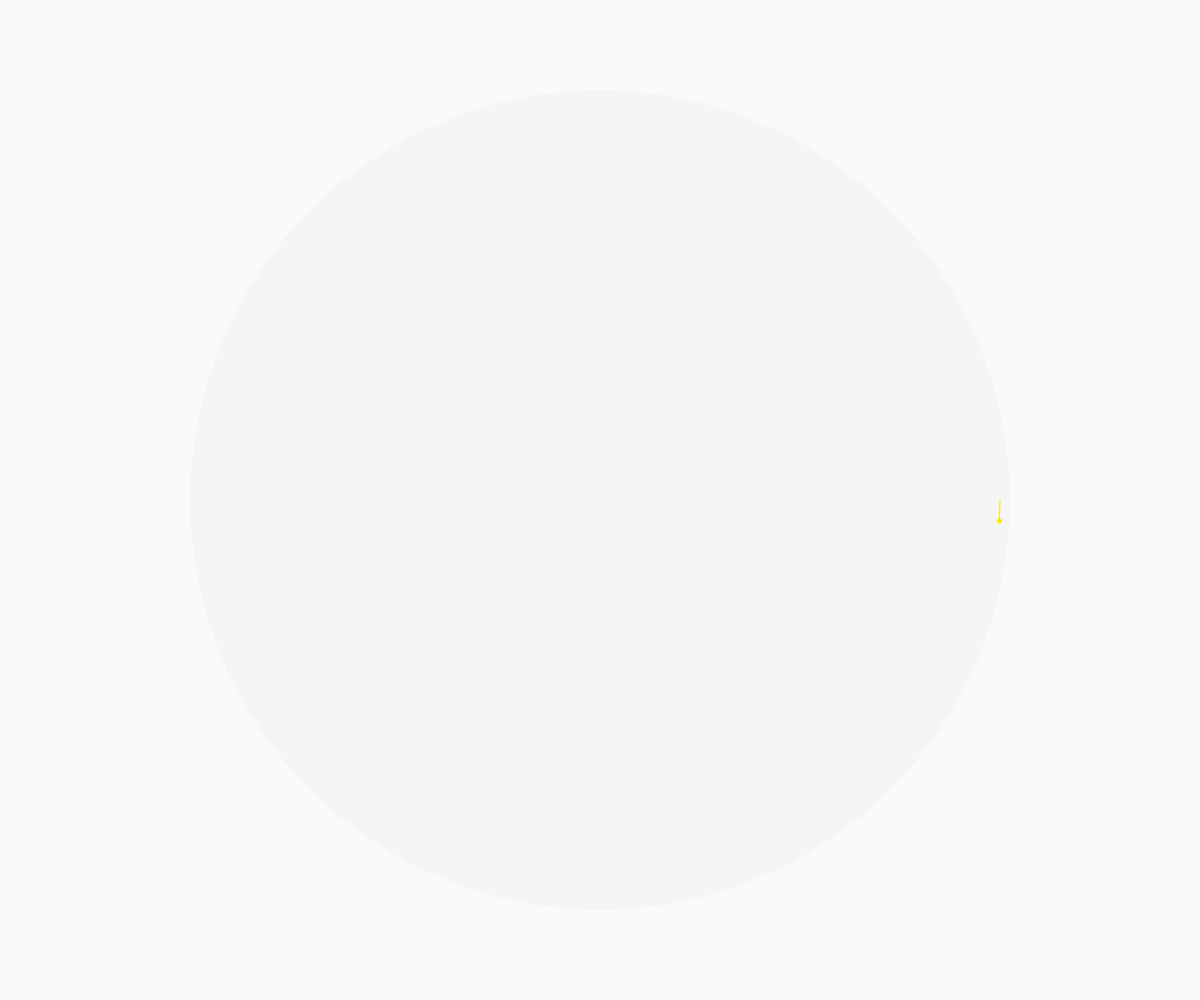
Frame 1 (no input)
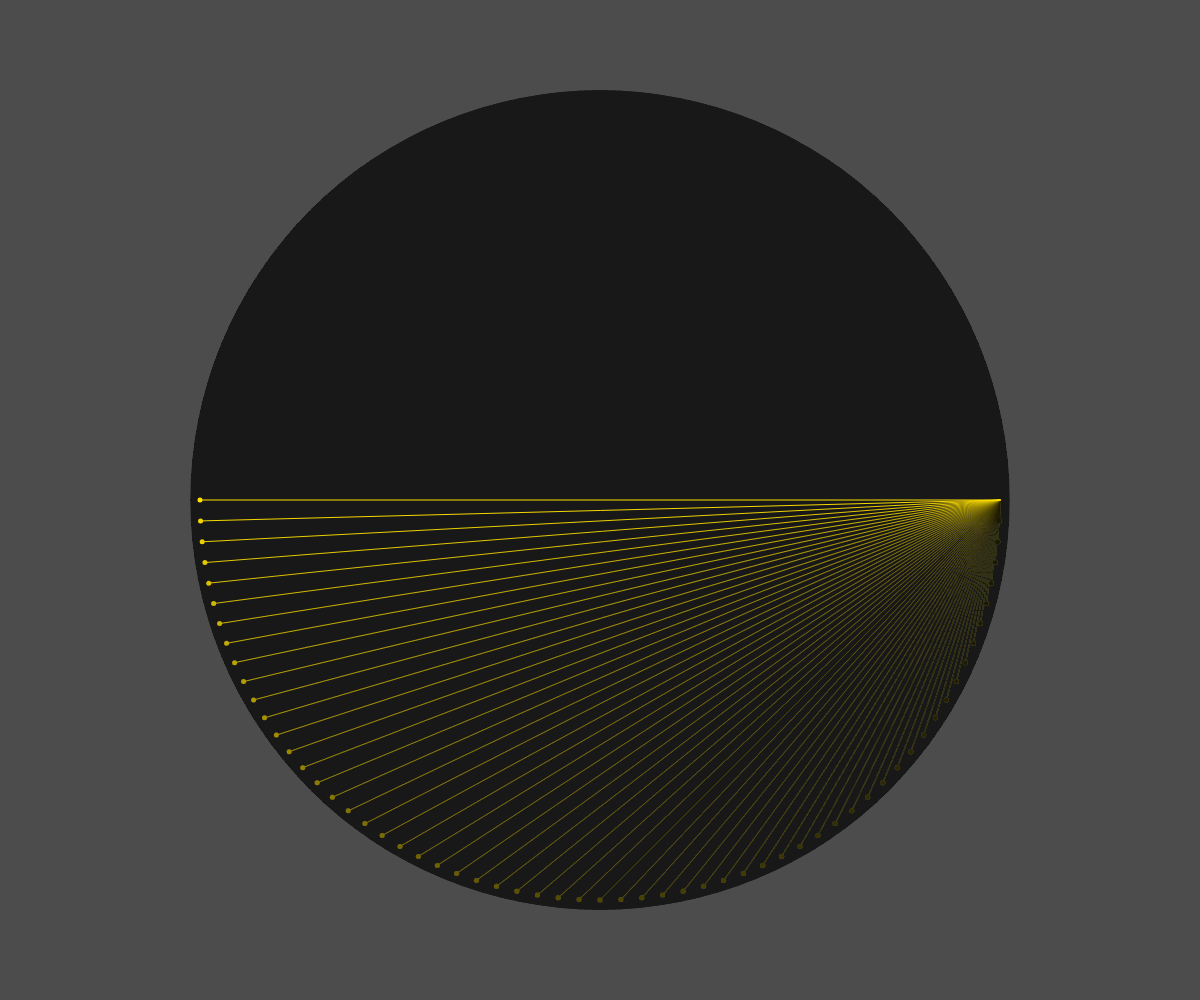
Frame 60 (no input)
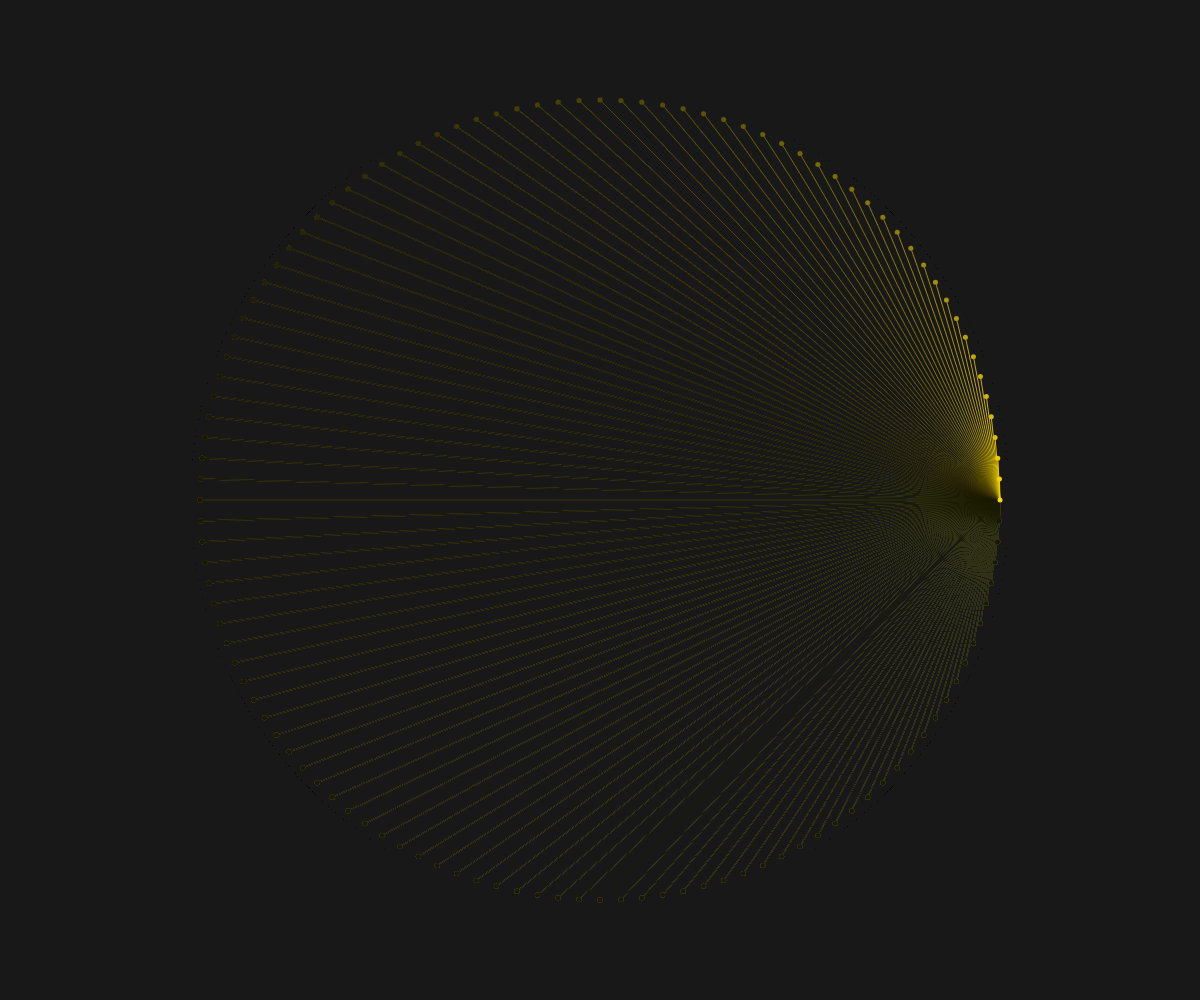
Frame 120 (the mouse pressed at the canvas centre since frame 60)

The p5.js sketch that drew these frames (run headless with seeded random() and noise() and a simulated clock; from frame 60 on, the mouse is pressed at the canvas centre):

// p5.js sketch
// ── sketch.js
function windowResized() {
  resizeCanvas(windowWidth, windowHeight);
}

function setup() {
  createCanvas(windowWidth,windowHeight);
  angleMode(DEGREES);
  frameRate(30);


}

// [...] Do not forget what comes before the draw()

function draw() {

  //TRANSPARENT BACKGROUND
    background(000,0,0,5);

//LINES 1
        //THE TRANSLATE BELOW CENTERS EVERYTHING
        push();
        translate(width/2,height/2);

        //rotate(frameCount*3);
        noStroke();
        fill(lerpColor(color(20,20,20,5), color(35,35,35,5),frameCount/60));
        ellipse(0,0,width/1.5+20,width/1.5+20);


        //LINHAS
        stroke(lerpColor(color('#ffe500'), color('#ffae00'),frameCount/600));
        line(width/3,0,(cos (frameCount*3)*width/3),(sin (frameCount*3)*width/3));

//ELIPSE TOP


        if (frameCount == 1200) {
        ;
          pop();
        }

//ELLIPSE TRAVELLER

noStroke();
fill(lerpColor(color('#ffe500'), color('#ffae00'),frameCount/600));
ellipse((cos (frameCount*3)*width/3),(sin (frameCount*3)*width/3),5,5);


//LINES 2

}
